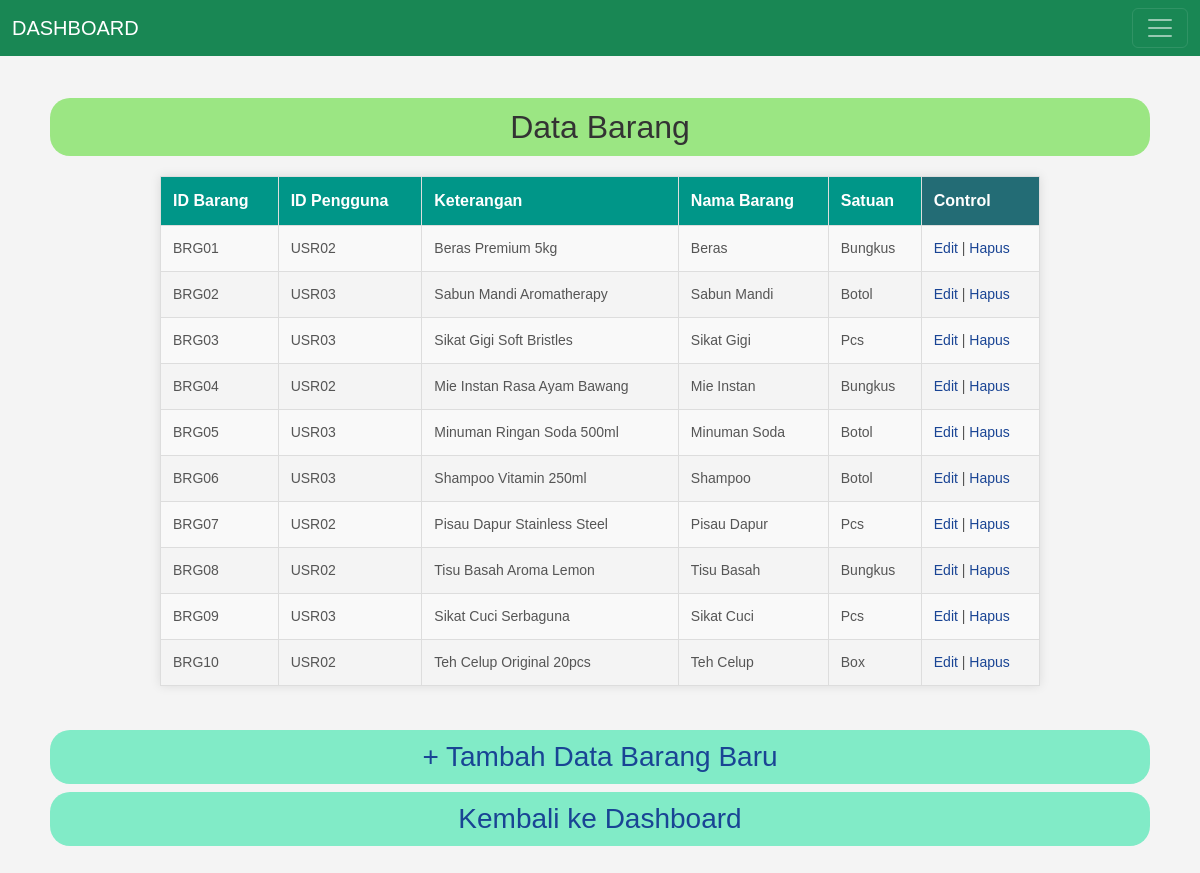
Page /index.php?action=tampilkanBarang on the committed database.
### tables this page shows
CREATE TABLE `barang` (
  `IdBarang` varchar(5) NOT NULL,
  `NamaBarang` varchar(30) NOT NULL,
  `Keterangan` varchar(30) NOT NULL,
  `Satuan` varchar(15) NOT NULL,
  `IdPengguna` varchar(5) DEFAULT NULL
);

### controller.php (called while the page is built, shortened)
<?php
class Controller {
    private $model;
    private $view;
    public function __construct($model, $view) {
        $this->model = $model;
        $this->view = $view;
    }
    public function tampilkanBarang() {
        $data = $this->model->getBarang();
        $this->view->tampilkanBarang($data);
    }
}
?>

### model.php (called while the page is built, shortened)
<?php
class Model {
    private $db;
    public function __construct() {
        $this->db = new PDO('mysql:host=localhost;dbname=toko_barang', 'root', '');
    }
    public function getBarang() {
        $query = $this->db->query('SELECT * FROM barang');
        return $query->fetchAll(PDO::FETCH_ASSOC);
    }
}
?>

### view.php (the view, shortened to what this page needs)
<?php
class View {
    public function tampilkanBarang($data) {
        $this->tampilkanHeaderDashboard();
        echo "<h2>Data Barang</h2>";
        echo "<table border='1'>
                <tr>
                    <th>ID Barang</th>
                    <th>ID Pengguna</th>
                    <th>Keterangan</th>
                    <th>Nama Barang</th>
                    <th>Satuan</th>
                    <th>Control</th>
                </tr>";
        foreach ($data as $row) {
            echo "<tr>
                    <td>{$row['IdBarang']}</td>
                    <td>{$row['IdPengguna']}</td>
                    <td>{$row['Keterangan']}</td>
                    <td>{$row['NamaBarang']}</td>
                    <td>{$row['Satuan']}</td>
                    <td><a href='index.php?action=barang_edit&id={$row['IdBarang']}'>Edit</a> | <a href='index.php?action=barang_delete&id={$row['IdBarang']}'>Hapus</a></td>
                </tr>";
        }
        echo "</table>";
        echo "<br>";
		echo "<h3><a href=\"index.php?action=barang_add\">+ Tambah Data Barang Baru</a></h3>";
		echo "<h3><a href=\"index.php\">Kembali ke Dashboard</a></h3>";
    }
    public function tampilkanHeaderDashboard() {
        echo "
            <nav class=\"navbar navbar-dark bg-success fixed-top\">
                <div class=\"container-fluid\">
                    <a class=\"navbar-brand\" href=\"index.php\">DASHBOARD</a>
                    <button class=\"navbar-toggler\" type=\"button\" data-bs-toggle=\"offcanvas\" data-bs-target=\"#offcanvasDarkNavbar\" aria-controls=\"offcanvasDarkNavbar\" aria-label=\"Toggle navigation\">
                        <span class=\"navbar-toggler-icon\"></span>
                    </button>
                </div>
            </nav>
            <br><br>
        ";
    }
}
?>
<!DOCTYPE html>
<html lang="en">
<head>
    <link rel="stylesheet" href="css/bootstrap.min.css" />
</head>
<body>
</body>
</html>

### rows in the picture
barang: IdBarang "BRG01", IdPengguna "USR02", Keterangan "Beras Premium 5kg", NamaBarang "Beras", Satuan "Bungkus"
barang: IdBarang "BRG02", IdPengguna "USR03", Keterangan "Sabun Mandi Aromatherapy", NamaBarang "Sabun Mandi", Satuan "Botol"
barang: IdBarang "BRG03", IdPengguna "USR03", Keterangan "Sikat Gigi Soft Bristles", NamaBarang "Sikat Gigi", Satuan "Pcs"
barang: IdBarang "BRG04", IdPengguna "USR02", Keterangan "Mie Instan Rasa Ayam Bawang", NamaBarang "Mie Instan", Satuan "Bungkus"
barang: IdBarang "BRG05", IdPengguna "USR03", Keterangan "Minuman Ringan Soda 500ml", NamaBarang "Minuman Soda", Satuan "Botol"
barang: IdBarang "BRG06", IdPengguna "USR03", Keterangan "Shampoo Vitamin 250ml", NamaBarang "Shampoo", Satuan "Botol"
barang: IdBarang "BRG07", IdPengguna "USR02", Keterangan "Pisau Dapur Stainless Steel", NamaBarang "Pisau Dapur", Satuan "Pcs"
barang: IdBarang "BRG08", IdPengguna "USR02", Keterangan "Tisu Basah Aroma Lemon", NamaBarang "Tisu Basah", Satuan "Bungkus"
barang: IdBarang "BRG09", IdPengguna "USR03", Keterangan "Sikat Cuci Serbaguna", NamaBarang "Sikat Cuci", Satuan "Pcs"
barang: IdBarang "BRG10", IdPengguna "USR02", Keterangan "Teh Celup Original 20pcs", NamaBarang "Teh Celup", Satuan "Box"
